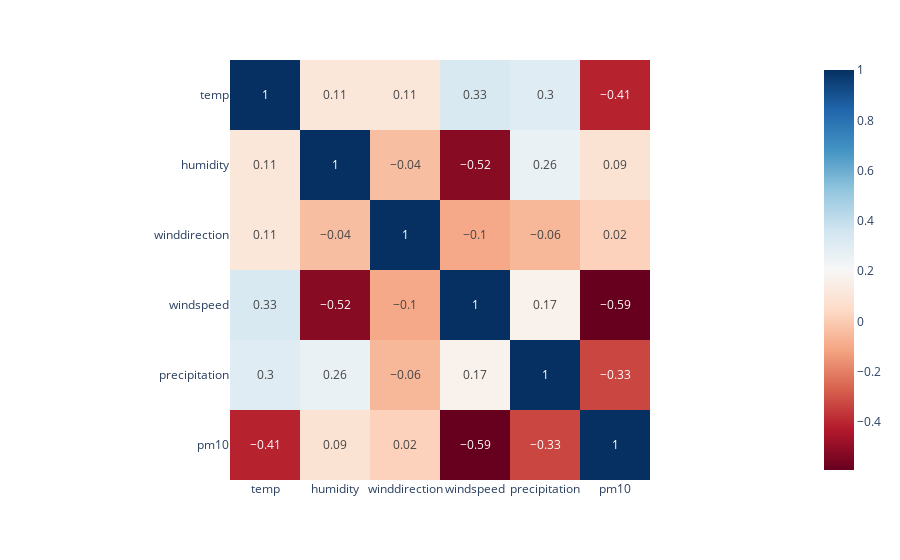

The notebook cell this image was saved under:
### Code cell
px.imshow(correlation_df.corr("spearman").round(2), text_auto=True, color_continuous_scale="RdBu")

### Figure 1 — Plotly figure (JSON) as saved in the notebook; plotly's stock layout.template omitted (floating-point values rounded to 4 significant figures)
{"data": [{"coloraxis": "coloraxis", "hovertemplate": "x: %{x}<br>y: %{y}<br>color: %{z}<extra></extra>", "name": "0", "texttemplate": "%{z}", "type": "heatmap", "x": ["temp", "humidity", "winddirection", "windspeed", "precipitation", "pm10"], "xaxis": "x", "y": ["temp", "humidity", "winddirection", "windspeed", "precipitation", "pm10"], "yaxis": "y", "z": [[1, 0.11, 0.11, 0.33, 0.3, -0.41], [0.11, 1, -0.04, -0.52, 0.26, 0.09], [0.11, -0.04, 1, -0.1, -0.06, 0.02], [0.33, -0.52, -0.1, 1, 0.17, -0.59], [0.3, 0.26, -0.06, 0.17, 1, -0.33], [-0.41, 0.09, 0.02, -0.59, -0.33, 1]]}], "layout": {"coloraxis": {"colorscale": [[0, "rgb(103,0,31)"], [0.1, "rgb(178,24,43)"], [0.2, "rgb(214,96,77)"], [0.3, "rgb(244,165,130)"], [0.4, "rgb(253,219,199)"], [0.5, "rgb(247,247,247)"], [0.6, "rgb(209,229,240)"], [0.7, "rgb(146,197,222)"], [0.8, "rgb(67,147,195)"], [0.9, "rgb(33,102,172)"], [1, "rgb(5,48,97)"]]}, "margin": {"t": 60}, "xaxis": {"anchor": "y", "constrain": "domain", "domain": [0, 1], "scaleanchor": "y"}, "yaxis": {"anchor": "x", "autorange": "reversed", "constrain": "domain", "domain": [0, 1]}}}
